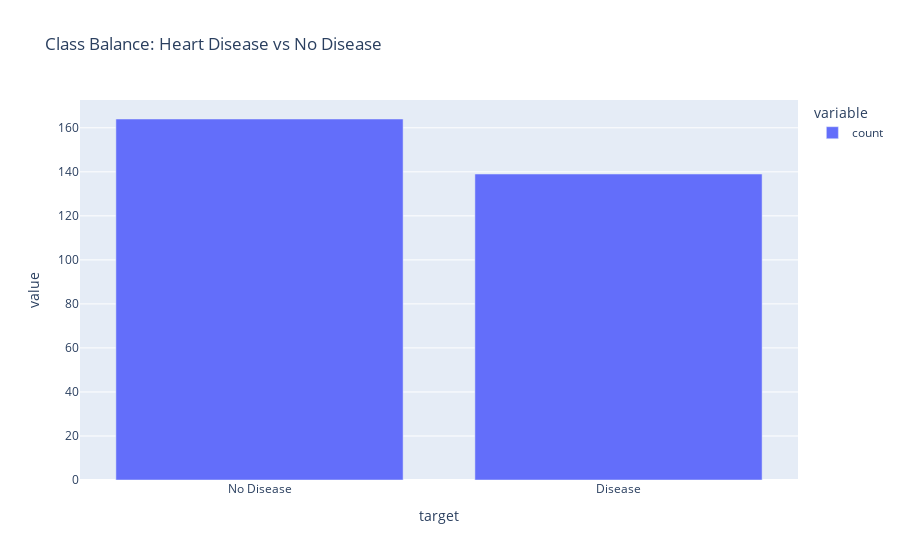

Notebook code cell kept with this figure:
### Code cell
px.bar(df['target'].value_counts().rename({0:'No Disease',1:'Disease'}),
       title="Class Balance: Heart Disease vs No Disease")

### Figure 1 — Plotly figure (JSON) as saved in the notebook; plotly's stock layout.template omitted (floating-point values rounded to 4 significant figures)
{"data": [{"hovertemplate": "variable=count<br>target=%{x}<br>value=%{y}<extra></extra>", "legendgroup": "count", "marker": {"color": "#636efa", "pattern": {"shape": ""}}, "name": "count", "orientation": "v", "showlegend": true, "textposition": "auto", "type": "bar", "x": ["No Disease", "Disease"], "xaxis": "x", "y": [164, 139], "yaxis": "y"}], "layout": {"barmode": "relative", "legend": {"title": {"text": "variable"}, "tracegroupgap": 0}, "title": {"text": "Class Balance: Heart Disease vs No Disease"}, "xaxis": {"anchor": "y", "domain": [0, 1], "title": {"text": "target"}}, "yaxis": {"anchor": "x", "domain": [0, 1], "title": {"text": "value"}}}}
